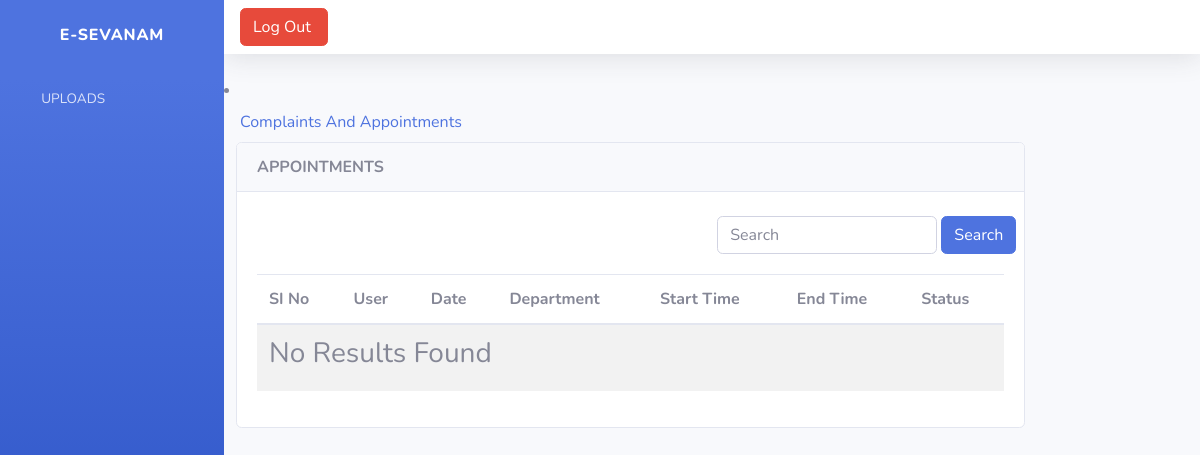
The app's page /appointment_admin/ (signed in), older data.
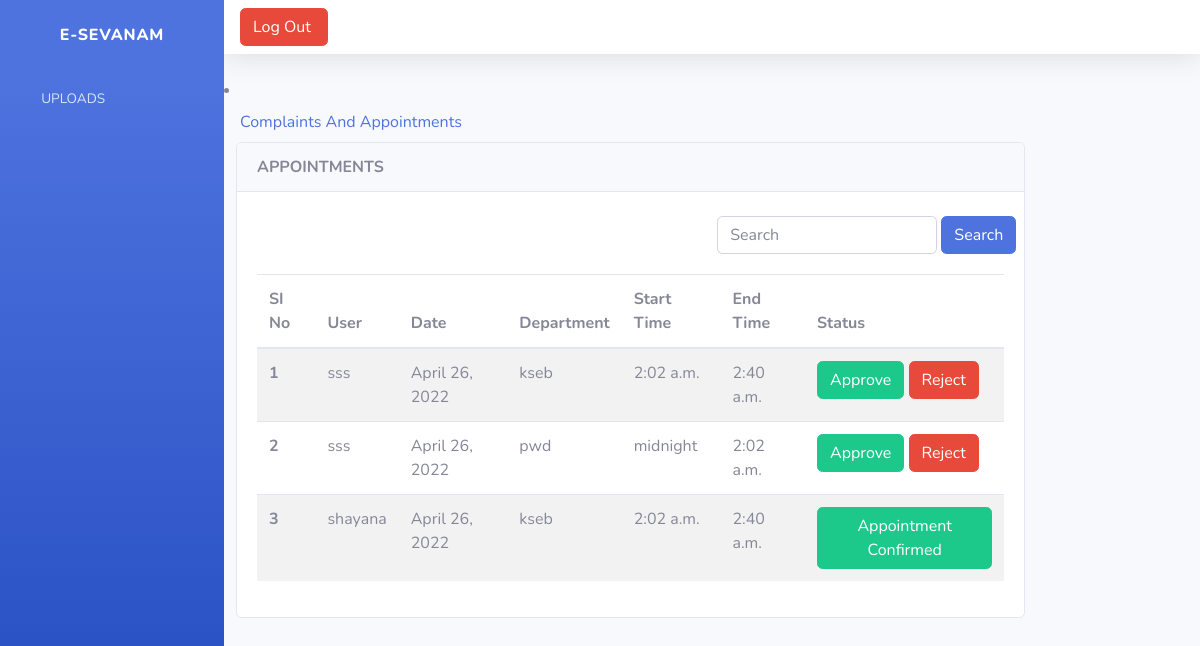
The same page, newer data.
### manageapp1/models.py (models this page shows)
class Appointment(models.Model):
    user = models.ForeignKey(User, on_delete=models.CASCADE, related_name='appointment')
    schedule = models.ForeignKey(AppointmentSchedule, on_delete=models.CASCADE)
    status = models.IntegerField(default=0)

class User(models.Model):
    user = models.OneToOneField(Login, on_delete=models.CASCADE,related_name='user')
    name = models.CharField(max_length=100)
    contact_no = models.CharField(max_length=100)
    email = models.EmailField()
    address = models.TextField()
    def __str__(self):
        return self.name

class AppointmentSchedule(models.Model):
    department = models.ForeignKey(Department, on_delete=models.DO_NOTHING)
    date = models.DateField()
    start_time = models.TimeField()
    end_time = models.TimeField()

class Department(models.Model):
    name= models.CharField(max_length=200)
    place= models.CharField(max_length=200)
    contact_number= models.CharField(max_length=100)
    email= models.EmailField()
    def __str__(self):
        return self.name

### manageapp1/govt_views.py (the view)
# urls.py: path('appointment_admin/', govt_views.appointment_admin, name='appointment_admin'),
@login_required(login_url='login_view')
def appointment_admin(request):
    p = Appointment.objects.all()
    placeFilter = PlaceFilter(request.GET, queryset=p)
    p = placeFilter.qs
    context = {
        'appointment': p,
        'placeFilter': placeFilter,
    }
    return render(request, 'govt_appointment.html', context)

### templates/govt_appointment.html (shortened to what this page needs)
<!DOCTYPE html>
{% extends 'govbase.html' %}
{% block content %}
<div class="col-lg-10">
    <div class="card">
        <div class="card-header">
            <strong class="card-title">APPOINTMENTS </strong>
        </div>
        <br>
        <div class="row">
            <div class="col-lg-6 "></div>
            <div class="col-lg-6">
                <form method="get" class="form-inline " style="float:right;">
                    <div class="md-form my-0">
                        {{placeFilter.form }}
                        <button class="btn btn-primary mr-2" type="submit">Search</button>
                    </div>
                </form>
            </div>
        </div>
        <div class="card-body">
            <table class="table table-striped">
                <thead>
                <tr>
                    <th scope="col">SI No</th>
                    <th scope="col">User</th>
                    <th scope="col">Date</th>
                    <th scope="col">Department</th>
                    <th scope="col">Start Time</th>
                    <th scope="col">End Time</th>
                    <th scope="col">Status</th>
                </tr>
                </thead>
                <tbody>
                {% for n in appointment %}
                <tr>
                    <th scope="row">{{forloop.counter}}</th>
                    <td>{{n.user}}</td>
                    <td>{{n.schedule.date}}</td>
                    <td>{{n.schedule.department}}</td>
                    <td>{{n.schedule.start_time}}</td>
                    <td>{{n.schedule.end_time}}</td>
                    <td>
                        {% if n.status == 0 %}
                        <a type="button" class="btn btn-success" href="{% url 'approve_appointment' n.id %}">Approve</a>
                        <form action="{% url 'reject_appointment' n.id %}" method="post" style="display: inline;"
                              onsubmit="window.mytest()">
                            <button class="btn btn-danger">Reject</Button>
                        </form>
                        {% elif n.status == 1 %}
                        <button type="button" class="btn btn-success">Appointment Confirmed</button>
                        {% else %}
                        <button type="button" class="btn btn-danger">Rejected</button>
                        {% endif %}
                    </td>
                </tr>
                {% empty %}
                <tr>
                    <td colspan="7"><h3>No Results Found</h3></td>
                </tr>
                {% endfor %}
                </tbody>
            </table>
        </div>
    </div>
</div>
{% endblock %}

Row changes from the older to the newer data that the page shows:
added Appointment: user "sss", schedule "April 26, 2022", schedule.department "kseb", schedule.start_time "2:02 a.m.", schedule.end_time "2:40 a.m."
added Appointment: user "sss", schedule "April 26, 2022", schedule.department "pwd", schedule.start_time "midnight", schedule.end_time "2:02 a.m."
added Appointment: user "shayana", schedule "April 26, 2022", schedule.department "kseb", schedule.start_time "2:02 a.m.", schedule.end_time "2:40 a.m.", status "Appointment Confirmed"
Text that changed along with them:
text no longer shown: "No Results Found"
